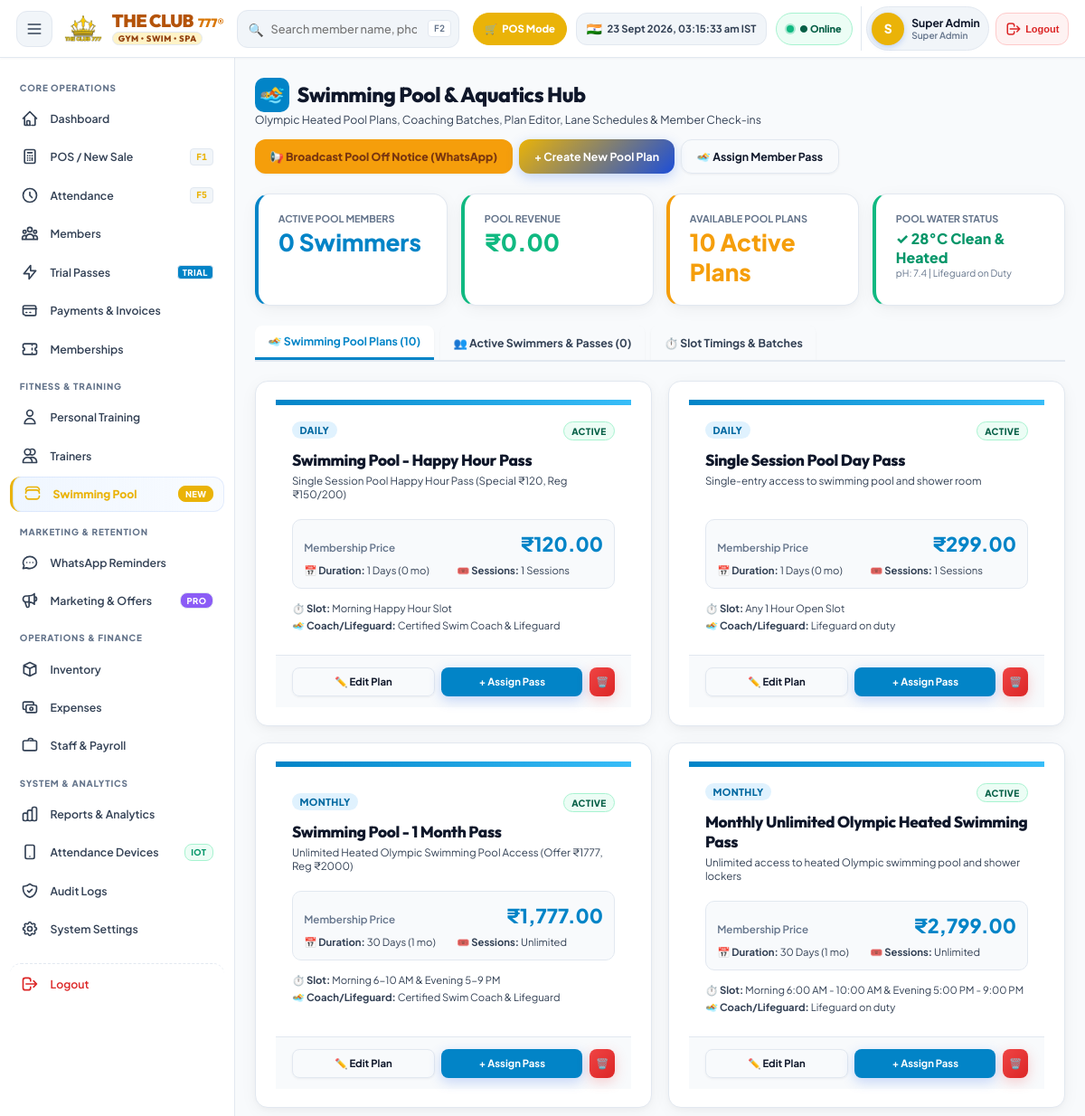
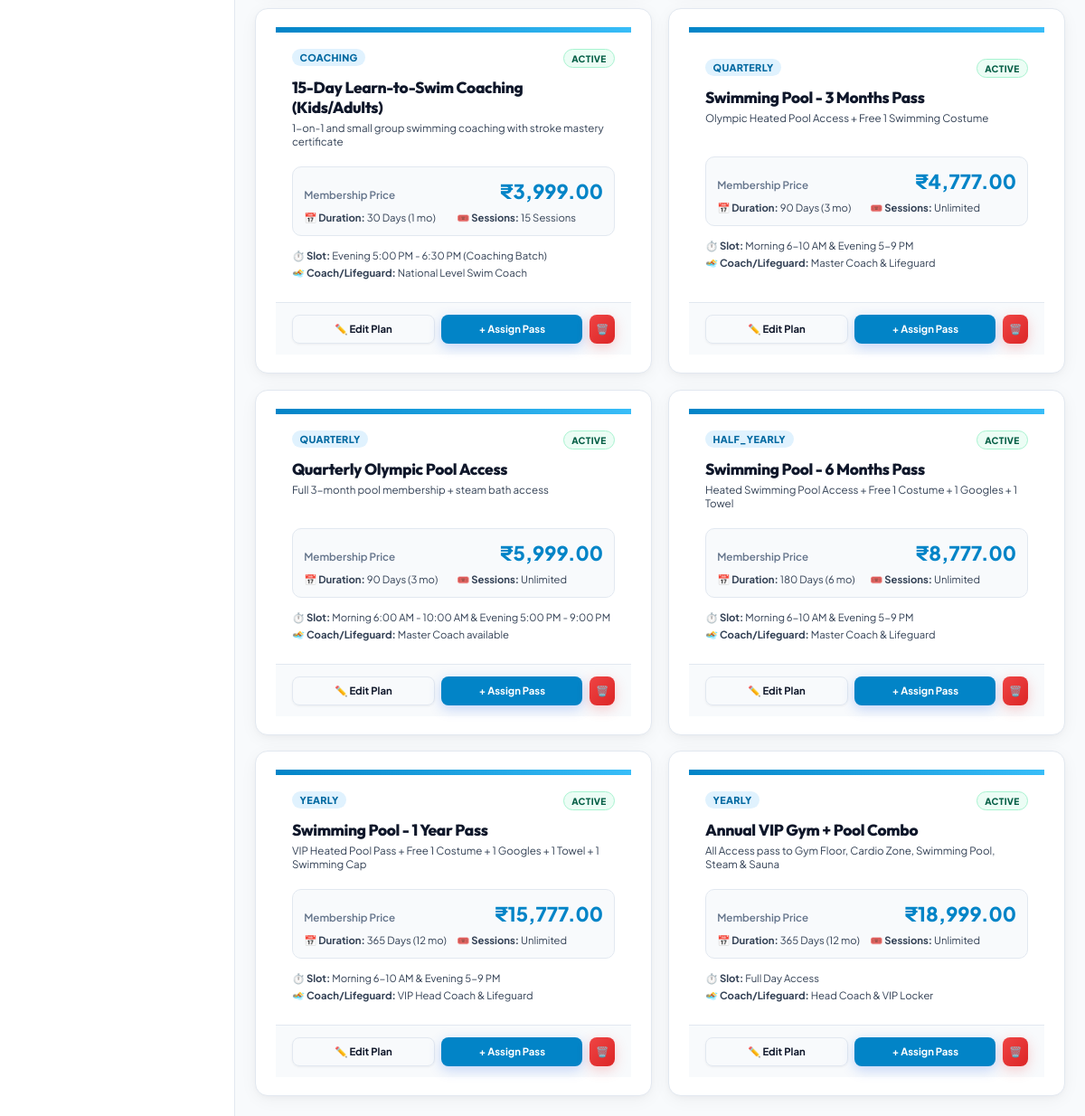
Page /index.php?page=pool (signed in) on the committed database (2 pictures, top to bottom).
### tables this page shows
CREATE TABLE `settings` (
  `id` int(11) NOT NULL AUTO_INCREMENT,
  `setting_key` varchar(100) NOT NULL,
  `setting_value` text DEFAULT NULL,
  `updated_at` timestamp NOT NULL DEFAULT current_timestamp() ON UPDATE current_timestamp(),
  PRIMARY KEY (`id`),
  UNIQUE KEY `setting_key` (`setting_key`)
);

CREATE TABLE `pool_plans` (
  `id` int(11) NOT NULL AUTO_INCREMENT,
  `title` varchar(120) NOT NULL,
  `category` varchar(50) DEFAULT 'monthly',
  `duration_months` int(11) DEFAULT 1,
  `duration_days` int(11) DEFAULT 30,
  `price` decimal(10,2) NOT NULL,
  `original_price` decimal(10,2) DEFAULT NULL,
  `sessions_limit` int(11) DEFAULT 0,
  `free_gifts` text DEFAULT NULL,
  `slot_timing` varchar(150) DEFAULT 'Morning 6:00 AM - 10:00 AM & Evening 5:00 PM - 9:00 PM',
  `coach_name` varchar(100) DEFAULT 'Certified Swim Coach & Lifeguard',
  `description` text DEFAULT NULL,
  `status` enum('active','inactive') DEFAULT 'active',
  `created_at` timestamp NOT NULL DEFAULT current_timestamp(),
  PRIMARY KEY (`id`)
);

### config/database.php (called while the page is built, shortened)
<?php
class Database
{
    private static ?Database $instance = null;
    public static function getInstance()
    {
        if (self::$instance === null) {
            self::$instance = new Database();
        }
        return self::$instance->pdo;
    }
}
function getDB()
{
    return Database::getInstance();
}
function getSetting(string $key, string $default = ''): string
{
    try {
        $db = getDB();
        $stmt = $db->prepare("SELECT setting_value FROM settings WHERE setting_key = ?");
        $stmt->execute([$key]);
        $res = $stmt->fetchColumn();
        return $res !== false ? $res : $default;
    } catch (Exception $e) {
        return $default;
    }
}

### views/pool_view.php (the view, shortened to what this page needs)
<?php
$db = getDB();
$plans = $db->query("SELECT * FROM pool_plans ORDER BY status ASC, price ASC")->fetchAll();
$subscribers = $db->query("
    SELECT ps.*, m.name as member_name, m.member_code, m.phone as member_phone, pp.title as plan_title, pp.slot_timing, pp.coach_name,
           DATEDIFF(ps.end_date, CURRENT_DATE()) as days_left
    FROM pool_subscriptions ps
    JOIN members m ON ps.member_id = m.id
    JOIN pool_plans pp ON ps.pool_plan_id = pp.id
    ORDER BY ps.status ASC, ps.end_date ASC
")->fetchAll();
$activePoolMembers = $db->query("SELECT COUNT(*) FROM pool_subscriptions WHERE status = 'active' AND end_date >= CURRENT_DATE()")->fetchColumn();
$totalPoolRevenue = $db->query("SELECT IFNULL(SUM(price_paid), 0) FROM pool_subscriptions WHERE status = 'active'")->fetchColumn();
$totalPlansCount = count($plans);
$currency = getSetting('currency_symbol', '₹');
?>
<div class="page-content">
  <div style="display:flex; justify-content:space-between; align-items:center; flex-wrap:wrap; gap:1rem; margin-bottom:1.5rem;">
    <div>
      <h1 style="font-size:1.6rem; font-weight:800; color:var(--text-primary); display:flex; align-items:center; gap:0.6rem;">
        <span style="background:#0284C7; color:#fff; width:38px; height:38px; display:inline-flex; align-items:center; justify-content:center; border-radius:10px;">🏊</span>
        <span>Swimming Pool &amp; Aquatics Hub</span>
      </h1>
      <p style="font-size:0.85rem; color:var(--text-secondary);">
        Olympic Heated Pool Plans, Coaching Batches, Plan Editor, Lane Schedules &amp; Member Check-ins
      </p>
    </div>
    <div style="display:flex; gap:0.5rem; flex-wrap:wrap;">
      <button class="btn" style="background:#F59E0B; color:#78350F; font-weight:800; border:none;" onclick="openModal('broadcastPoolOffModal')">
        📢 Broadcast Pool Off Notice (WhatsApp)
      </button>
      <button class="btn btn-primary" onclick="openCreatePlanModal()">
        + Create New Pool Plan
      </button>
      <button class="btn btn-outline" onclick="openModal('assignPoolPassModal')">
        🏊 Assign Member Pass
      </button>
    </div>
  </div>
  <div style="display:grid; grid-template-columns:repeat(auto-fit, minmax(200px, 1fr)); gap:1rem; margin-bottom:1.5rem;">
    <div class="card" style="border-left:4px solid #0284C7;">
      <div style="font-size:0.75rem; font-weight:700; color:var(--text-muted); text-transform:uppercase;">ACTIVE POOL MEMBERS</div>
      <div style="font-size:1.8rem; font-weight:800; color:#0284C7; margin-top:0.25rem;"><?= $activePoolMembers ?> Swimmers</div>
    </div>
    <div class="card" style="border-left:4px solid var(--success);">
      <div style="font-size:0.75rem; font-weight:700; color:var(--text-muted); text-transform:uppercase;">POOL REVENUE</div>
      <div style="font-size:1.8rem; font-weight:800; color:var(--success); margin-top:0.25rem;"><?= $currency ?><?= number_format($totalPoolRevenue, 2) ?></div>
    </div>
    <div class="card" style="border-left:4px solid #F59E0B;">
      <div style="font-size:0.75rem; font-weight:700; color:var(--text-muted); text-transform:uppercase;">AVAILABLE POOL PLANS</div>
      <div style="font-size:1.8rem; font-weight:800; color:#F59E0B; margin-top:0.25rem;"><?= $totalPlansCount ?> Active Plans</div>
    </div>
    <div class="card" style="border-left:4px solid #10B981;">
      <div style="font-size:0.75rem; font-weight:700; color:var(--text-muted); text-transform:uppercase;">POOL WATER STATUS</div>
      <div style="font-size:1.1rem; font-weight:800; color:#059669; margin-top:0.35rem;">✓ 28°C Clean &amp; Heated</div>
      <div style="font-size:0.72rem; color:var(--text-muted);">pH: 7.4 | Lifeguard on Duty</div>
    </div>
  </div>
  <div style="display:flex; gap:0.5rem; border-bottom:2px solid var(--border-color); margin-bottom:1.5rem; overflow-x:auto;">
    <button class="btn pool-tab-btn active" id="tabBtnPlans" onclick="switchPoolTab('plans', this)" style="border-radius:8px 8px 0 0; font-weight:700;">
      🏊 Swimming Pool Plans (<?= count($plans) ?>)
    </button>
    <button class="btn pool-tab-btn" id="tabBtnSubs" onclick="switchPoolTab('subs', this)" style="border-radius:8px 8px 0 0; font-weight:700;">
      👥 Active Swimmers &amp; Passes (<?= count($subscribers) ?>)
    </button>
    <button class="btn pool-tab-btn" id="tabBtnSchedule" onclick="switchPoolTab('schedule', this)" style="border-radius:8px 8px 0 0; font-weight:700;">
      ⏱️ Slot Timings &amp; Batches
    </button>
  </div>
  <div id="poolTabContentPlans">
    <div style="display:grid; grid-template-columns:repeat(auto-fit, minmax(320px, 1fr)); gap:1.25rem;">
      <?php foreach ($plans as $p): ?>
        <?php $isActive = ($p['status'] === 'active'); ?>
        <div class="card" style="border:1px solid var(--border-color); border-radius:14px; position:relative; overflow:hidden; opacity:<?= $isActive ? '1' : '0.6' ?>; display:flex; flex-direction:column; justify-content:space-between;">
          <div style="height:6px; background:linear-gradient(90deg, #0284C7, #38BDF8);"></div>
          <div style="padding:1.25rem;">
            <div style="display:flex; justify-content:space-between; align-items:flex-start; margin-bottom:0.75rem;">
              <span class="badge" style="background:#E0F2FE; color:#0369A1; font-weight:800; font-size:0.75rem; text-transform:uppercase;">
                <?= htmlspecialchars($p['category']) ?>
              </span>
              <span class="badge badge-<?= $isActive ? 'success' : 'danger' ?>">
                <?= strtoupper($p['status']) ?>
              </span>
            </div>
            <h3 style="font-size:1.2rem; font-weight:800; color:var(--text-primary); margin-bottom:0.25rem;">
              <?= htmlspecialchars($p['title']) ?>
            </h3>
            <div style="font-size:0.8rem; color:var(--text-secondary); margin-bottom:1rem; min-height:36px;">
              <?= htmlspecialchars($p['description'] ?: 'Unlimited swimming pool access with heated water and shower lockers.') ?>
            </div>
            <div style="background:#F8FAFC; border:1px solid #E2E8F0; border-radius:10px; padding:0.85rem; margin-bottom:1rem;">
              <div style="display:flex; justify-content:space-between; align-items:baseline;">
                <span style="font-size:0.8rem; font-weight:600; color:var(--text-muted);">Membership Price</span>
                <span style="font-size:1.5rem; font-weight:900; color:#0284C7;"><?= $currency ?><?= number_format($p['price'], 2) ?></span>
              </div>
              <div style="display:grid; grid-template-columns:1fr 1fr; gap:0.5rem; margin-top:0.5rem; font-size:0.78rem; color:var(--text-secondary);">
                <div>📅 <strong>Duration:</strong> <?= $p['duration_days'] ?> Days (<?= $p['duration_months'] ?> mo)</div>
                <div>🎟️ <strong>Sessions:</strong> <?= $p['sessions_limit'] > 0 ? $p['sessions_limit'] . ' Sessions' : 'Unlimited' ?></div>
              </div>
            </div>
            <div style="font-size:0.78rem; color:var(--text-secondary); margin-bottom:0.5rem;">
              <div>⏱️ <strong>Slot:</strong> <?= htmlspecialchars($p['slot_timing']) ?></div>
              <div style="margin-top:0.25rem;">🏊 <strong>Coach/Lifeguard:</strong> <?= htmlspecialchars($p['coach_name']) ?></div>
            </div>
          </div>
          <div style="padding:0.85rem 1.25rem; background:#F8FAFC; border-top:1px solid var(--border-color); display:flex; gap:0.5rem; justify-content:space-between; align-items:center;">
            <button class="btn btn-outline btn-sm" onclick="openEditPlanModal(<?= htmlspecialchars(json_encode($p)) ?>)" style="flex:1; font-weight:700;">
              ✏️ Edit Plan
            </button>
            <button class="btn btn-primary btn-sm" onclick="quickAssignPlan(<?= $p['id'] ?>, '<?= htmlspecialchars(addslashes($p['title'])) ?>', <?= $p['price'] ?>)" style="flex:1; font-weight:700; background:#0284C7; border-color:#0284C7;">
              + Assign Pass
            </button>
            <button class="btn btn-danger btn-sm" onclick="deletePoolPlan(<?= $p['id'] ?>, '<?= htmlspecialchars(addslashes($p['title'])) ?>')" title="Delete Plan" style="padding:0.25rem 0.5rem;">
              🗑️
            </button>
          </div>
        </div>
      <?php endforeach; ?>
    </div>
  </div>
</div>

### assets/css/variables.css (style rules this page uses)
:root { --bg-main: #F8FAFC; --bg-surface: #FFFFFF; --bg-surface-secondary: #F1F5F9; --bg-surface-hover: #E2E8F0; --border-color: #E2E8F0; --border-light: #F1F5F9; --border-focus: #2563EB; --text-primary: #0F172A; --text-secondary: #334155; --text-muted: #64748B; --text-inverse: #FFFFFF; --primary: #2563EB; --primary-hover: #1D4ED8; --primary-light: #EFF6FF; --primary-border: #BFDBFE; --primary-glow: rgba(37, 99, 235, 0.25); --success: #10B981; --success-hover: #059669; --success-bg: #ECFDF5; --success-border: #A7F3D0; --success-glow: rgba(16, 185, 129, 0.25); --warning: #F59E0B; --warning-bg: #FFFBEB; --warning-border: #FDE68A; --warning-glow: rgba(245, 158, 11, 0.25); --danger: #EF4444; --danger-bg: #FEF2F2; --danger-border: #FECACA; --danger-glow: rgba(239, 68, 68, 0.25); --info: #0284C7; --info-bg: #F0F9FF; --info-border: #BAE6FD; --purple: #8B5CF6; --purple-bg: #F5F3FF; --purple-border: #DDD6FE; --header-height: 64px; --sidebar-width: 260px; --sidebar-collapsed-width: 72px; --font-main: 'Plus Jakarta Sans', -apple-system, BlinkMacSystemFont, 'Segoe UI', Roboto, sans-serif; --font-heading: 'Outfit', 'Plus Jakarta Sans', sans-serif; --font-mono: 'JetBrains Mono', monospace; --touch-target-min: 44px; --touch-target-ideal: 48px; --radius-sm: 8px; --radius-md: 12px; --radius-lg: 16px; --radius-xl: 20px; --radius-2xl: 24px; --radius-full: 9999px; --shadow-subtle: 0 1px 3px rgba(15, 23, 42, 0.04), 0 1px 2px rgba(15, 23, 42, 0.02); --shadow-card: 0 4px 20px -2px rgba(15, 23, 42, 0.06), 0 2px 6px -1px rgba(15, 23, 42, 0.03); --shadow-float: 0 14px 30px -4px rgba(15, 23, 42, 0.1), 0 6px 12px -2px rgba(15, 23, 42, 0.05); --shadow-modal: 0 25px 50px -12px rgba(15, 23, 42, 0.25); --transition-fast: 0.15s cubic-bezier(0.16, 1, 0.3, 1); --transition-normal: 0.25s cubic-bezier(0.16, 1, 0.3, 1); --transition-bounce: 0.35s cubic-bezier(0.34, 1.56, 0.64, 1); }

### assets/css/main.css (style rules this page uses)
*, *::before, *::after { box-sizing: border-box; margin: 0; padding: 0; }
html, body { height: 100%; font-family: var(--font-main); font-size: 14.5px; color: var(--text-primary); background-color: var(--bg-main); -webkit-font-smoothing: antialiased; -moz-osx-font-smoothing: grayscale; -webkit-tap-highlight-color: transparent; overflow-x: hidden; }
h1, h2, h3, h4, h5, h6, .brand-logo, .card-title, .modal-title { font-family: var(--font-heading); letter-spacing: -0.02em; }
body { display: flex; flex-direction: column; }
.page-content { padding: 1.5rem; max-width: 1600px; width: 100%; margin: 0 auto; }
.card { background: var(--bg-surface); border: 1px solid var(--border-color); border-radius: var(--radius-lg); padding: 1.35rem 1.5rem; box-shadow: var(--shadow-card); position: relative; overflow: visible; contain: content; }
.btn { display: inline-flex; align-items: center; justify-content: center; gap: 0.5rem; padding: 0.55rem 1.15rem; border-radius: var(--radius-md); font-size: 0.85rem; font-weight: 700; font-family: inherit; cursor: pointer; border: 1px solid transparent; transition: all var(--transition-fast); text-decoration: none; user-select: none; min-height: 38px; box-shadow: var(--shadow-subtle); }
.btn-primary { background: linear-gradient(135deg, var(--primary) 0%, #1D4ED8 100%); color: #FFFFFF; border: none; box-shadow: 0 4px 14px var(--primary-glow); }
.btn-danger { background: linear-gradient(135deg, var(--danger) 0%, #DC2626 100%); color: #FFFFFF; border: none; box-shadow: 0 4px 14px var(--danger-glow); }
.btn-outline { background: transparent; color: var(--text-primary); border: 1.5px solid var(--border-color); }
.btn-sm { padding: 0.35rem 0.75rem; font-size: 0.78rem; min-height: 32px; border-radius: var(--radius-sm); }
.badge { display: inline-flex; align-items: center; gap: 0.35rem; padding: 0.25rem 0.65rem; border-radius: var(--radius-full); font-size: 0.75rem; font-weight: 800; text-transform: uppercase; letter-spacing: 0.03em; white-space: nowrap; }
.badge-success { background: var(--success-bg); color: var(--success-hover); border: 1px solid var(--success-border); }

### assets/css/enhanced.css (style rules this page uses)
.badge { display: inline-flex; align-items: center; gap: 0.2rem; padding: 0.22rem 0.6rem; border-radius: var(--radius-full); font-size: 0.7rem; font-weight: 800; letter-spacing: 0.03em; }
.badge-success { background: var(--success-bg); color: #065F46; border: 1px solid var(--success-border); }

### rows in the picture
settings: setting_value "₹"
pool_plans: category "DAILY", status "ACTIVE", title "Swimming Pool - Happy Hour Pass", description "Single Session Pool Happy Hour Pass (Special ₹120, Reg ₹150/200)", price "120.00", duration_days "1", duration_months "0", sessions_limit "1", slot_timing "Morning Happy Hour Slot", coach_name "Certified Swim Coach & Lifeguard"
pool_plans: category "DAILY", status "ACTIVE", title "Single Session Pool Day Pass", description "Single-entry access to swimming pool and shower room", price "299.00", duration_days "1", duration_months "0", sessions_limit "1", slot_timing "Any 1 Hour Open Slot", coach_name "Lifeguard on duty"
pool_plans: category "MONTHLY", status "ACTIVE", title "Swimming Pool - 1 Month Pass", description "Unlimited Heated Olympic Swimming Pool Access (Offer ₹1777, Reg ₹2000)", price "1,777.00", duration_days "30", duration_months "1", sessions_limit "Unlimited", slot_timing "Morning 6-10 AM & Evening 5-9 PM", coach_name "Certified Swim Coach & Lifeguard"
pool_plans: category "MONTHLY", status "ACTIVE", title "Monthly Unlimited Olympic Heated Swimming Pass", description "Unlimited access to heated Olympic swimming pool and shower lockers", price "2,799.00", duration_days "30", duration_months "1", sessions_limit "Unlimited", slot_timing "Morning 6:00 AM - 10:00 AM & Evening 5:00 PM - 9:00 PM", coach_name "Lifeguard on duty"
pool_plans: category "COACHING", status "ACTIVE", title "15-Day Learn-to-Swim Coaching (Kids/Adults)", description "1-on-1 and small group swimming coaching with stroke mastery certificate", price "3,999.00", duration_days "30", duration_months "1", sessions_limit "15", slot_timing "Evening 5:00 PM - 6:30 PM (Coaching Batch)", coach_name "National Level Swim Coach"
pool_plans: category "QUARTERLY", status "ACTIVE", title "Swimming Pool - 3 Months Pass", description "Olympic Heated Pool Access + Free 1 Swimming Costume", price "4,777.00", duration_days "90", duration_months "3", sessions_limit "Unlimited", slot_timing "Morning 6-10 AM & Evening 5-9 PM", coach_name "Master Coach & Lifeguard"
pool_plans: category "QUARTERLY", status "ACTIVE", title "Quarterly Olympic Pool Access", description "Full 3-month pool membership + steam bath access", price "5,999.00", duration_days "90", duration_months "3", sessions_limit "Unlimited", slot_timing "Morning 6:00 AM - 10:00 AM & Evening 5:00 PM - 9:00 PM", coach_name "Master Coach available"
pool_plans: category "HALF_YEARLY", status "ACTIVE", title "Swimming Pool - 6 Months Pass", description "Heated Swimming Pool Access + Free 1 Costume + 1 Googles + 1 Towel", price "8,777.00", duration_days "180", duration_months "6", sessions_limit "Unlimited", slot_timing "Morning 6-10 AM & Evening 5-9 PM", coach_name "Master Coach & Lifeguard"
pool_plans: category "YEARLY", status "ACTIVE", title "Swimming Pool - 1 Year Pass", description "VIP Heated Pool Pass + Free 1 Costume + 1 Googles + 1 Towel + 1 Swimming Cap", price "15,777.00", duration_days "365", duration_months "12", sessions_limit "Unlimited", slot_timing "Morning 6-10 AM & Evening 5-9 PM", coach_name "VIP Head Coach & Lifeguard"
pool_plans: category "YEARLY", status "ACTIVE", title "Annual VIP Gym + Pool Combo", description "All Access pass to Gym Floor, Cardio Zone, Swimming Pool, Steam & Sauna", price "18,999.00", duration_days "365", duration_months "12", sessions_limit "Unlimited", slot_timing "Full Day Access", coach_name "Head Coach & VIP Locker"

### other values in the picture
substr($_SESSION['user_name'] ?? 'R', 0, 1) "S"
$_SESSION['user_name'] "Super Admin"
getRoleDisplayName($_SESSION['user_role'] ?? 'Staff') "Super Admin"
$activePoolMembers "0"
$totalPoolRevenue "0.00"
$totalPlansCount "10"
count($plans) "10"
count($subscribers) "0"
